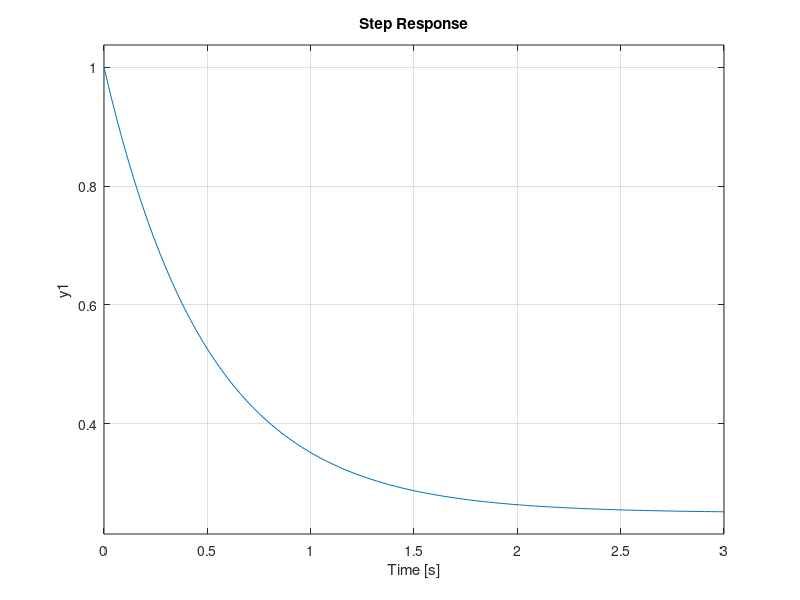

MATLAB code to generate this figure: (Note: this script raises an error after producing the figure.)
clc
clear all
A=[1 0.5];
B=[1];
C=[1];
D=[1];

E=[1 2];
F=[1];
G=[1];
H=[1];
f=conv(conv(conv(A,B),C),D);
b=conv(conv(conv(E,F),G),H);
df=polyder(f);
db=polyder(b);
c1=conv(b,df);
c2=conv(f,db);
sys = tf(f,b);
step(sys)
S = stepinfo(sys)